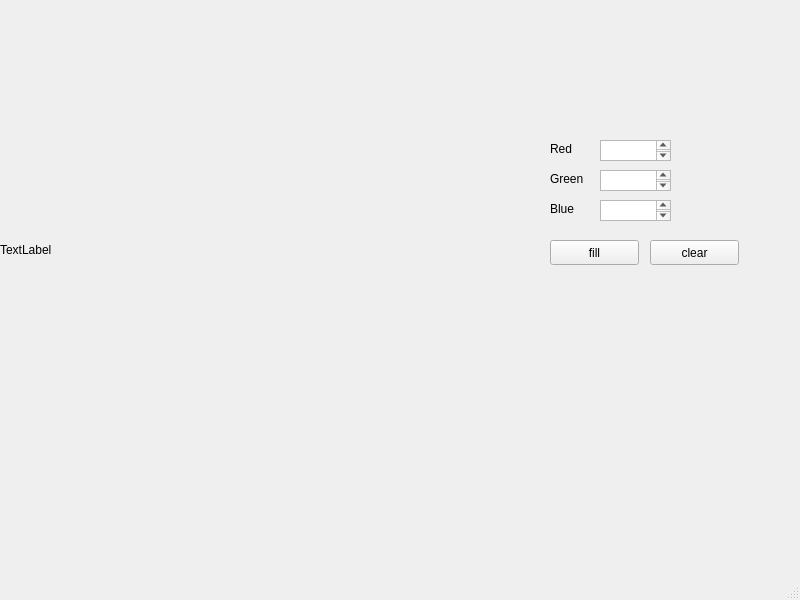
<?xml version="1.0" encoding="UTF-8"?>
<ui version="4.0">
 <class>MainWindow</class>
 <widget class="QMainWindow" name="MainWindow">
  <property name="geometry">
   <rect>
    <x>0</x>
    <y>0</y>
    <width>800</width>
    <height>600</height>
   </rect>
  </property>
  <property name="windowTitle">
   <string>MainWindow</string>
  </property>
  <widget class="QWidget" name="centralwidget">
   <widget class="QLabel" name="label">
    <property name="geometry">
     <rect>
      <x>0</x>
      <y>0</y>
      <width>500</width>
      <height>500</height>
     </rect>
    </property>
    <property name="text">
     <string>TextLabel</string>
    </property>
   </widget>
   <widget class="QPushButton" name="pushButton">
    <property name="geometry">
     <rect>
      <x>550</x>
      <y>240</y>
      <width>89</width>
      <height>25</height>
     </rect>
    </property>
    <property name="text">
     <string>fill</string>
    </property>
   </widget>
   <widget class="QPushButton" name="pushButton_2">
    <property name="geometry">
     <rect>
      <x>650</x>
      <y>240</y>
      <width>89</width>
      <height>25</height>
     </rect>
    </property>
    <property name="text">
     <string>clear</string>
    </property>
   </widget>
   <widget class="QLabel" name="label_3">
    <property name="geometry">
     <rect>
      <x>550</x>
      <y>200</y>
      <width>67</width>
      <height>17</height>
     </rect>
    </property>
    <property name="text">
     <string>Blue</string>
    </property>
   </widget>
   <widget class="QLabel" name="label_4">
    <property name="geometry">
     <rect>
      <x>550</x>
      <y>170</y>
      <width>67</width>
      <height>17</height>
     </rect>
    </property>
    <property name="text">
     <string>Green</string>
    </property>
   </widget>
   <widget class="QLabel" name="label_2">
    <property name="geometry">
     <rect>
      <x>550</x>
      <y>140</y>
      <width>67</width>
      <height>17</height>
     </rect>
    </property>
    <property name="text">
     <string>Red</string>
    </property>
   </widget>
   <widget class="QTextEdit" name="textEdit">
    <property name="geometry">
     <rect>
      <x>600</x>
      <y>140</y>
      <width>71</width>
      <height>21</height>
     </rect>
    </property>
   </widget>
   <widget class="QTextEdit" name="textEdit_2">
    <property name="geometry">
     <rect>
      <x>600</x>
      <y>170</y>
      <width>71</width>
      <height>21</height>
     </rect>
    </property>
   </widget>
   <widget class="QTextEdit" name="textEdit_3">
    <property name="geometry">
     <rect>
      <x>600</x>
      <y>200</y>
      <width>71</width>
      <height>21</height>
     </rect>
    </property>
   </widget>
  </widget>
  <widget class="QMenuBar" name="menubar">
   <property name="geometry">
    <rect>
     <x>0</x>
     <y>0</y>
     <width>800</width>
     <height>22</height>
    </rect>
   </property>
  </widget>
  <widget class="QStatusBar" name="statusbar"/>
 </widget>
 <resources/>
 <connections/>
</ui>
